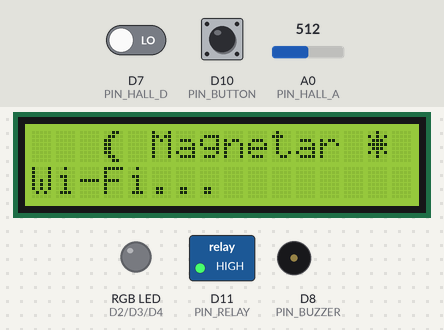
The sketch below on a simulated Arduino Uno R4 WiFi. Parts: 16×2 character LCD, switched loads named in the sketch (green lamp = pin HIGH), an RGB LED mixed from three pins (HIGH = lit), buzzer (waves = sounding, pin HIGH). Inputs (shaded band) come from the test bench; at power-on: D7 (PIN_HALL_D) LOW, D10 (PIN_BUTTON) HIGH, A0 (PIN_HALL_A) = 512 (analog values on the 0–1023 scale). WiFi joins after 1.5 s; servers stay silent unless stated; uploads are accepted with an empty reply; what the sketch prints to the serial monitor is not drawn.

Above: at 2.7 s.
At 6.2 s:
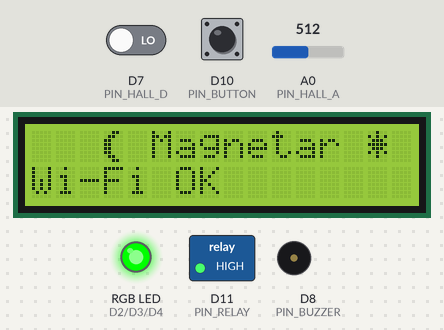
At 33.3 s:
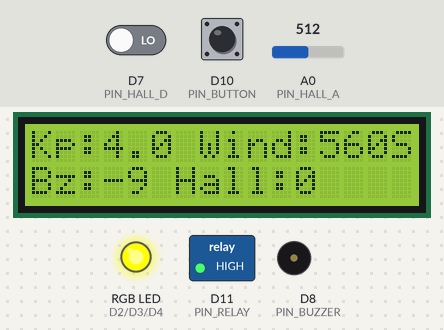
At 36.3 s:
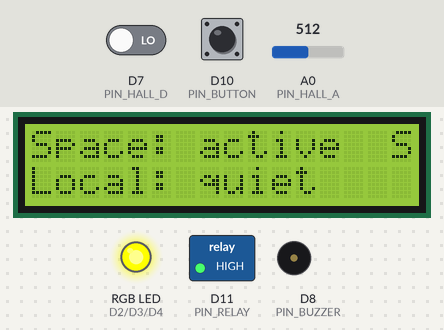
Timing chart, 0 to 37.8 s (numbered marks = the images above):
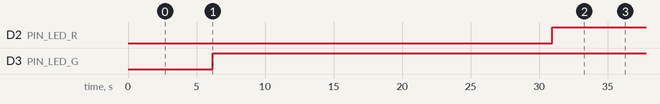

Measured:
- by itself, D2 (PIN_LED_R): LOW → HIGH at 31.0 s
- by itself, D3 (PIN_LED_G): LOW → HIGH at 6.2 s
- what the display in image 0 shows lasts 1.6 s, from 2.6 s to 4.2 s
- what the display in image 1 shows lasts 26.8 s, from 4.2 s to 31.0 s
- what the display in image 2 shows lasts 3.0 s, from 33.3 s to 36.3 s

The sketch:

storm_warning_uno_r4.ino
```cpp
/*
  MAGNETAR - Geomagnetic Storm Early Warning Node  (Arduino UNO R4 WiFi)

  PREDICT : NOAA SWPC solar wind speed, Bz and Kp -> cloud risk level
  CONFIRM : Hall sensor deviation from baseline   -> local risk level
  ACT     : RGB LED, buzzer, I2C LCD (+ optional relay)

  Button = replay demo of a scripted storm. Move a magnet by hand near the
  Hall sensor to create the local disturbance.

  Libraries (Library Manager): ArduinoJson (v7), LiquidCrystal_I2C
  WiFiS3 ships with the "Arduino UNO R4 Boards" core.
  Board: Arduino UNO R4 WiFi
*/

#include <WiFiS3.h>
#include <ArduinoJson.h>
#include <Wire.h>
#include <LiquidCrystal_I2C.h>

// ================= USER CONFIG =================
const char* WIFI_SSID = "Cal Hacks 13.0";
const char* WIFI_PASS = "hackers!";
const uint8_t LCD_ADDR = 0x27;      // try 0x3F if the LCD stays blank
const bool USE_WIFI = true;         // false = skip Wi-Fi entirely (replay demo only)

// ================= PINS =================
// From your table
const int PIN_LED_R  = 2;           // RGB, common cathode
const int PIN_LED_G  = 3;
const int PIN_LED_B  = 4;
const int PIN_BUZZER = 8;           // active buzzer, HIGH = on
const int PIN_HALL_A = A0;          // Hall analog out
const int PIN_HALL_D = 7;           // Hall digital out (serial display only)
// NOT in your table: chosen for the button and relay
const int PIN_BUTTON = 10;          // button to GND, starts/stops replay demo
const int PIN_RELAY  = 11;          // optional relay IN
const bool RELAY_ACTIVE_LOW = true;

// ================= TUNING =================
const int HALL_THRESH[3] = {40, 120, 300};   // 12-bit counts: watch / warning / severe
const unsigned long FETCH_INTERVAL_MS = 60000;
const unsigned long REPLAY_FRAME_MS   = 7000;

// ================= NOAA (no API key) =================
const char* HOST = "services.swpc.noaa.gov";
const char* PATH_KP    = "/products/noaa-planetary-k-index.json";
const char* PATH_SPEED = "/products/summary/solar-wind-speed.json";
const char* PATH_MAG   = "/products/summary/solar-wind-mag-field.json";

// ================= REPLAY SCENARIO =================
// Illustrative values shaped like a big storm. Not exact recorded data.
struct Frame { float kp; float speed; float bz; };
const Frame REPLAY[] = {
  {2, 400,   2}, {3, 450,  -3}, {4, 560,  -9}, {5, 680, -18},
  {7, 850, -35}, {9, 950, -45}, {6, 700, -15}, {3, 480,  -4}
};
const int REPLAY_N = sizeof(REPLAY) / sizeof(REPLAY[0]);

// Shown when there is no live data (offline, or a fetch failed).
// Illustrative values shaped like a moderate past storm. Marked "S" on the LCD.
const Frame STORED = {4, 560, -9};

// ================= STATE =================
LiquidCrystal_I2C lcd(LCD_ADDR, 16, 2);

float kp = 0, windSpeed = 0, bz = 0;
bool dataOk = false;
bool useWifi = false;               // set in setup() once Wi-Fi actually connects

bool demoActive = false;
int demoFrame = 0;
unsigned long demoFrameStart = 0;

float hallSmooth = 0, hallBase = 0;
int hallDev = 0;
int cloudLevel = 0, localLevel = 0, finalLevel = 0;
bool fetching = false;

unsigned long lastFetch = 0, lastDisplay = 0, lastHall = 0;
const char* SPACE_WORD[4] = {"calm", "active", "STORM!", "SEVERE"};
const char* LOCAL_WORD[4] = {"quiet", "change", "FIELD!", "STRONG"};

void useStored() {
  kp = STORED.kp;
  windSpeed = STORED.speed;
  bz = STORED.bz;
}

// ================= NOAA FETCH =================
// Value may arrive as a number or a quoted string.
float toF(JsonVariantConst v) {
  if (v.is<const char*>()) return atof(v.as<const char*>());
  return v.as<float>();
}

// HTTP/1.0 request avoids chunked transfer encoding, so the body is plain JSON.
bool httpGetJson(const char* path, JsonDocument& doc) {
  WiFiSSLClient client;
  client.setTimeout(8000);
  if (!client.connect(HOST, 443)) {
    Serial.print("connect failed: "); Serial.println(path);
    return false;
  }
  client.print("GET "); client.print(path); client.println(" HTTP/1.0");
  client.print("Host: "); client.println(HOST);
  client.println("User-Agent: storm-warning-node");
  client.println("Connection: close");
  client.println();

  if (!client.find("\r\n\r\n")) { client.stop(); return false; }   // skip headers
  DeserializationError err = deserializeJson(doc, client);
  client.stop();
  if (err) { Serial.print("JSON error: "); Serial.println(err.c_str()); return false; }
  return true;
}

bool fetchKp(float& out) {
  JsonDocument doc;
  if (!httpGetJson(PATH_KP, doc)) return false;
  JsonArray arr = doc.as<JsonArray>();
  if (arr.isNull() || arr.size() < 2) return false;
  JsonVariant last = arr[arr.size() - 1];
  if (last.is<JsonArray>()) out = toF(last[1]);       // array-of-arrays format
  else                      out = toF(last["Kp"]);    // array-of-objects format
  return true;
}

bool fetchKey(const char* path, const char* k1, const char* k2, float& out) {
  JsonDocument doc;
  if (!httpGetJson(path, doc)) return false;
  JsonVariant v = doc[k1];
  if (v.isNull()) v = doc[k2];
  if (v.isNull()) { Serial.print("key not found in "); Serial.println(path); return false; }
  out = toF(v);
  return true;
}

void fetchLive() {
  if (WiFi.status() != WL_CONNECTED) {
    WiFi.begin(WIFI_SSID, WIFI_PASS);
    dataOk = false;
    useStored();
    return;
  }
  fetching = true;
  float k, s, b;
  bool okK = fetchKp(k);
  bool okS = fetchKey(PATH_SPEED, "WindSpeed", "speed", s);
  bool okB = fetchKey(PATH_MAG, "Bz", "bz_gsm", b);
  fetching = false;
  if (okK) kp = k;
  if (okS) windSpeed = s;
  if (okB) bz = b;
  dataOk = okK && okS && okB;
  if (!dataOk) useStored();     // never show a half-live, half-stale mix
}

// ================= RISK LOGIC =================
int classifyCloud(float k, float speed, float b) {
  if (k >= 7 || (speed > 600 && b < -15)) return 3;
  if (k >= 5 || (speed > 500 && b < -10)) return 2;
  if (k >= 4 || b < -5 || speed > 450)    return 1;
  return 0;
}

int classifyLocal(int dev) {
  if (dev >= HALL_THRESH[2]) return 3;
  if (dev >= HALL_THRESH[1]) return 2;
  if (dev >= HALL_THRESH[0]) return 1;
  return 0;
}

int readHallRaw() {
  long s = 0;
  for (int i = 0; i < 16; i++) s += analogRead(PIN_HALL_A);
  return s / 16;
}

void calibrateBaseline() {
  delay(400);                    // keep the magnet away while this runs
  long s = 0;
  for (int i = 0; i < 200; i++) { s += analogRead(PIN_HALL_A); delay(2); }
  hallBase = s / 200.0;
  hallSmooth = hallBase;
}

// ================= OUTPUTS =================
void setRelay(bool on) {
  digitalWrite(PIN_RELAY, RELAY_ACTIVE_LOW ? !on : on);
}

// D2 and D4 are not PWM pins, so colours are on/off only.
void updateOutputs() {
  unsigned long now = millis();
  bool r = false, g = false, b = false, buz = false;
  switch (finalLevel) {
    case 0: g = true; break;                                  // green
    case 1: r = true; g = true; break;                        // yellow
    case 2: r = ((now / 600) % 2) == 0; buz = (now % 2000) < 150; break;
    default: r = ((now / 150) % 2) == 0; buz = r; break;
  }
  if (fetching) b = true;                                     // blue while talking to NOAA
  digitalWrite(PIN_LED_R, r);
  digitalWrite(PIN_LED_G, g);
  digitalWrite(PIN_LED_B, b);
  digitalWrite(PIN_BUZZER, buz);
  setRelay(finalLevel >= 3);
}

void updateDisplay() {
  // Row 1: what space weather is doing. Row 2: what the local sensor feels.
  // Last character: R = replay demo, L = live NOAA data, S = stored past data.
  // The screen flips every 3 s: page 1 = plain words, page 2 = the numbers.
  char src = demoActive ? 'R' : (dataOk ? 'L' : 'S');
  char t0[20], t1[20], l0[17], l1[17];
  if ((millis() / 3000) % 2 == 0) {
    snprintf(t0, sizeof(t0), "Space: %s", SPACE_WORD[cloudLevel]);
    snprintf(t1, sizeof(t1), "Local: %s", LOCAL_WORD[localLevel]);
  } else {
    snprintf(t0, sizeof(t0), "Kp:%.1f Wind:%d", kp, min((int)windSpeed, 999));
    snprintf(t1, sizeof(t1), "Bz:%d Hall:%d", (int)bz, min(hallDev, 9999));
  }
  snprintf(l0, sizeof(l0), "%-15s%c", t0, src);
  snprintf(l1, sizeof(l1), "%-16s", t1);
  lcd.setCursor(0, 0); lcd.print(l0);
  lcd.setCursor(0, 1); lcd.print(l1);
}

// ================= DEMO CONTROL =================
void loadFrame(int i) {
  kp = REPLAY[i].kp;
  windSpeed = REPLAY[i].speed;
  bz = REPLAY[i].bz;
  demoFrameStart = millis();
}

void toggleDemo() {
  if (!demoActive) {
    calibrateBaseline();         // keep the magnet away for ~1 second
    demoActive = true;
    demoFrame = 0;
    loadFrame(0);
  } else {
    demoActive = false;
    lastFetch = 0;
    if (!dataOk) useStored();
  }
}

void checkButton() {
  static bool lastBtn = HIGH;
  static unsigned long lastChange = 0;
  bool b = digitalRead(PIN_BUTTON);
  if (b != lastBtn && millis() - lastChange > 50) {
    lastChange = millis();
    lastBtn = b;
    if (b == LOW) toggleDemo();
  }
}

// ================= SPLASH SCREEN =================
// The LCD can't show Unicode, so the moon and stars are custom 5x8 characters.
const uint8_t CH_MOON = 0, CH_STAR = 1, CH_SPARK = 2;
byte moonGlyph[8]  = {0b00110, 0b01100, 0b11000, 0b11000, 0b11000, 0b11000, 0b01100, 0b00110};
byte starGlyph[8]  = {0b00100, 0b10101, 0b01110, 0b11111, 0b01110, 0b10101, 0b00100, 0b00000};
byte sparkGlyph[8] = {0b00000, 0b00000, 0b00100, 0b01110, 0b00100, 0b00000, 0b00000, 0b00000};

void splash() {
  lcd.createChar(CH_MOON, moonGlyph);
  lcd.createChar(CH_STAR, starGlyph);
  lcd.createChar(CH_SPARK, sparkGlyph);
  lcd.clear();
  lcd.setCursor(3, 0);
  lcd.write(CH_MOON);
  lcd.print(" Magnetar");
  lcd.setCursor(14, 0);
  lcd.write(CH_STAR);
  for (int f = 0; f < 8; f++) {            // twinkling row, about 2.4 s
    lcd.setCursor(0, 1);
    for (int i = 0; i < 16; i++) {
      if ((i * 5 + f * 3) % 7 == 0)      lcd.write(CH_STAR);
      else if ((i * 3 + f) % 5 == 0)     lcd.write(CH_SPARK);
      else                               lcd.print(' ');
    }
    delay(300);
  }
}

// ================= SETUP / LOOP =================
void setup() {
  Serial.begin(115200);

  pinMode(PIN_LED_R, OUTPUT);
  pinMode(PIN_LED_G, OUTPUT);
  pinMode(PIN_LED_B, OUTPUT);
  pinMode(PIN_BUZZER, OUTPUT);
  pinMode(PIN_HALL_D, INPUT);
  pinMode(PIN_RELAY, OUTPUT);
  setRelay(false);
  pinMode(PIN_BUTTON, INPUT_PULLUP);

  analogReadResolution(12);

  useStored();                  // start with stored past data, replaced if live data arrives
  Wire.begin();
  lcd.init();
  lcd.backlight();
  splash();
  if (USE_WIFI) {
    lcd.setCursor(0, 1); lcd.print("Wi-Fi...        ");
    WiFi.begin(WIFI_SSID, WIFI_PASS);
    unsigned long t0 = millis();
    while (WiFi.status() != WL_CONNECTED && millis() - t0 < 10000) delay(250);
    useWifi = (WiFi.status() == WL_CONNECTED);
  }
  lcd.setCursor(0, 1);
  lcd.print(useWifi ? "Wi-Fi OK        " : "Offline: use btn");
  delay(1200);
  calibrateBaseline();
  Serial.print("Hall baseline: "); Serial.println(hallBase);
  lastFetch = 0;
}

void loop() {
  checkButton();

  if (millis() - lastHall >= 20) {
    lastHall = millis();
    hallSmooth = 0.7f * hallSmooth + 0.3f * readHallRaw();
    hallDev = (int)fabsf(hallSmooth - hallBase);
  }

  if (demoActive) {
    if (millis() - demoFrameStart >= REPLAY_FRAME_MS) {
      demoFrame++;
      if (demoFrame >= REPLAY_N) { demoActive = false; lastFetch = 0; if (!dataOk) useStored(); }
      else loadFrame(demoFrame);
    }
  } else if (useWifi && (lastFetch == 0 || millis() - lastFetch >= FETCH_INTERVAL_MS)) {
    lastFetch = millis();
    updateOutputs();            // show blue before the blocking fetch
    fetchLive();
  }

  cloudLevel = classifyCloud(kp, windSpeed, bz);
  localLevel = classifyLocal(hallDev);
  finalLevel = max(cloudLevel, localLevel);

  updateOutputs();

  if (millis() - lastDisplay >= 250) {
    lastDisplay = millis();
    updateDisplay();
    Serial.print("L"); Serial.print(finalLevel);
    Serial.print(" cloud="); Serial.print(cloudLevel);
    Serial.print(" local="); Serial.print(localLevel);
    Serial.print(" dev="); Serial.print(hallDev);
    Serial.print(" DO="); Serial.print(digitalRead(PIN_HALL_D));
    Serial.print(" kp="); Serial.print(kp, 1);
    Serial.print(" v="); Serial.print(windSpeed, 0);
    Serial.print(" bz="); Serial.println(bz, 1);
  }
}
```

arduino_telemetry_snippet.ino
```cpp
/* ==============================================================================
   MAGNETAR — Arduino UNO R4 Serial Telemetry Drop-In Snippet
   ==============================================================================
   Add this single helper function and call it inside your existing loop().
   It emits a machine-readable telemetry line at 115200 baud that the MAGNETAR
   Python bridge automatically reads and displays on the dashboard.

   Format:
   MAG:kp,bz,solar_speed,hall_raw,hall_delta,risk_level,lcd_line1|lcd_line2
   ============================================================================== */

// Call this function once every 100ms - 250ms in your loop()
void sendDashboardTelemetry(float kp, float bz, float solarSpeed,
                            int hallRaw, int hallDelta,
                            const char* riskLevel,
                            const char* lcdLine1, const char* lcdLine2) {
  // Machine-readable prefix 'MAG:'
  Serial.print("MAG:");
  Serial.print(kp, 1);
  Serial.print(",");
  Serial.print(bz, 1);
  Serial.print(",");
  Serial.print(solarSpeed, 0);
  Serial.print(",");
  Serial.print(hallRaw);
  Serial.print(",");
  Serial.print(hallDelta);
  Serial.print(",");
  Serial.print(riskLevel);
  Serial.print(",");
  Serial.print(lcdLine1);
  Serial.print("|");
  Serial.println(lcdLine2);
}

/* ==============================================================================
   OPTIONAL: Check for commands from the Python Bridge
   (e.g., when the user clicks 'Replay' or 'Zero Baseline' on the web dashboard)
   ============================================================================== */
void handleBridgeCommands() {
  if (Serial.available() > 0) {
    char cmd = Serial.read();
    if (cmd == 'R' || cmd == 'r') {
      // Trigger your scripted storm replay function
      Serial.println("[ARDUINO] Command received: START REPLAY");
      // startStormReplay();
    } else if (cmd == 'C' || cmd == 'c') {
      // Recalibrate local Hall baseline
      Serial.println("[ARDUINO] Command received: CALIBRATE BASELINE");
      // calibrateHallSensor();
    }
  }
}
```
